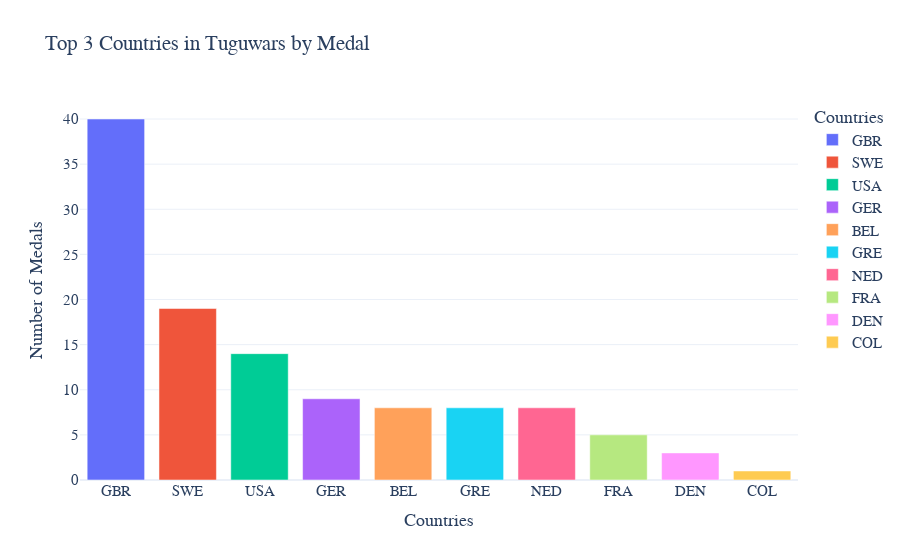

Write notebook code for a chart like this one.
### Markdown cell above
<h3>All countries tug of war</h3>

### Code cell
medal_count = os_data_tug_of_war.groupby("NOC")["Medal"].count().reset_index()

top_10_athletics = medal_count.sort_values(by="Medal", ascending=False).head(10)

fig = px.bar(top_10_athletics, x="NOC",y="Medal",
            title="Top 3 Countries in Tuguwars by Medal",
            template='plotly_white',
            labels={"NOC": "Countries", "Medal": "Number of Medals"},
            color= "NOC")

fig.update_layout(font_family="Rockwell", font_size=15)

fig.show()

### Figure 1 — Plotly figure (JSON) as saved in the notebook; plotly's stock layout.template omitted (floating-point values rounded to 4 significant figures)
{"data": [{"alignmentgroup": "True", "hovertemplate": "Countries=%{x}<br>Number of Medals=%{y}<extra></extra>", "legendgroup": "GBR", "marker": {"color": "#636efa", "pattern": {"shape": ""}}, "name": "GBR", "offsetgroup": "GBR", "orientation": "v", "showlegend": true, "textposition": "auto", "type": "bar", "x": ["GBR"], "xaxis": "x", "y": [40], "yaxis": "y"}, {"alignmentgroup": "True", "hovertemplate": "Countries=%{x}<br>Number of Medals=%{y}<extra></extra>", "legendgroup": "SWE", "marker": {"color": "#EF553B", "pattern": {"shape": ""}}, "name": "SWE", "offsetgroup": "SWE", "orientation": "v", "showlegend": true, "textposition": "auto", "type": "bar", "x": ["SWE"], "xaxis": "x", "y": [19], "yaxis": "y"}, {"alignmentgroup": "True", "hovertemplate": "Countries=%{x}<br>Number of Medals=%{y}<extra></extra>", "legendgroup": "USA", "marker": {"color": "#00cc96", "pattern": {"shape": ""}}, "name": "USA", "offsetgroup": "USA", "orientation": "v", "showlegend": true, "textposition": "auto", "type": "bar", "x": ["USA"], "xaxis": "x", "y": [14], "yaxis": "y"}, {"alignmentgroup": "True", "hovertemplate": "Countries=%{x}<br>Number of Medals=%{y}<extra></extra>", "legendgroup": "GER", "marker": {"color": "#ab63fa", "pattern": {"shape": ""}}, "name": "GER", "offsetgroup": "GER", "orientation": "v", "showlegend": true, "textposition": "auto", "type": "bar", "x": ["GER"], "xaxis": "x", "y": [9], "yaxis": "y"}, {"alignmentgroup": "True", "hovertemplate": "Countries=%{x}<br>Number of Medals=%{y}<extra></extra>", "legendgroup": "BEL", "marker": {"color": "#FFA15A", "pattern": {"shape": ""}}, "name": "BEL", "offsetgroup": "BEL", "orientation": "v", "showlegend": true, "textposition": "auto", "type": "bar", "x": ["BEL"], "xaxis": "x", "y": [8], "yaxis": "y"}, {"alignmentgroup": "True", "hovertemplate": "Countries=%{x}<br>Number of Medals=%{y}<extra></extra>", "legendgroup": "GRE", "marker": {"color": "#19d3f3", "pattern": {"shape": ""}}, "name": "GRE", "offsetgroup": "GRE", "orientation": "v", "showlegend": true, "textposition": "auto", "type": "bar", "x": ["GRE"], "xaxis": "x", "y": [8], "yaxis": "y"}, {"alignmentgroup": "True", "hovertemplate": "Countries=%{x}<br>Number of Medals=%{y}<extra></extra>", "legendgroup": "NED", "marker": {"color": "#FF6692", "pattern": {"shape": ""}}, "name": "NED", "offsetgroup": "NED", "orientation": "v", "showlegend": true, "textposition": "auto", "type": "bar", "x": ["NED"], "xaxis": "x", "y": [8], "yaxis": "y"}, {"alignmentgroup": "True", "hovertemplate": "Countries=%{x}<br>Number of Medals=%{y}<extra></extra>", "legendgroup": "FRA", "marker": {"color": "#B6E880", "pattern": {"shape": ""}}, "name": "FRA", "offsetgroup": "FRA", "orientation": "v", "showlegend": true, "textposition": "auto", "type": "bar", "x": ["FRA"], "xaxis": "x", "y": [5], "yaxis": "y"}, {"alignmentgroup": "True", "hovertemplate": "Countries=%{x}<br>Number of Medals=%{y}<extra></extra>", "legendgroup": "DEN", "marker": {"color": "#FF97FF", "pattern": {"shape": ""}}, "name": "DEN", "offsetgroup": "DEN", "orientation": "v", "showlegend": true, "textposition": "auto", "type": "bar", "x": ["DEN"], "xaxis": "x", "y": [3], "yaxis": "y"}, {"alignmentgroup": "True", "hovertemplate": "Countries=%{x}<br>Number of Medals=%{y}<extra></extra>", "legendgroup": "COL", "marker": {"color": "#FECB52", "pattern": {"shape": ""}}, "name": "COL", "offsetgroup": "COL", "orientation": "v", "showlegend": true, "textposition": "auto", "type": "bar", "x": ["COL"], "xaxis": "x", "y": [1], "yaxis": "y"}], "layout": {"barmode": "relative", "font": {"family": "Rockwell", "size": 15}, "legend": {"title": {"text": "Countries"}, "tracegroupgap": 0}, "title": {"text": "Top 3 Countries in Tuguwars by Medal"}, "xaxis": {"anchor": "y", "categoryarray": ["GBR", "SWE", "USA", "GER", "BEL", "GRE", "NED", "FRA", "DEN", "COL"], "categoryorder": "array", "domain": [0, 1], "title": {"text": "Countries"}}, "yaxis": {"anchor": "x", "domain": [0, 1], "title": {"text": "Number of Medals"}}}}
